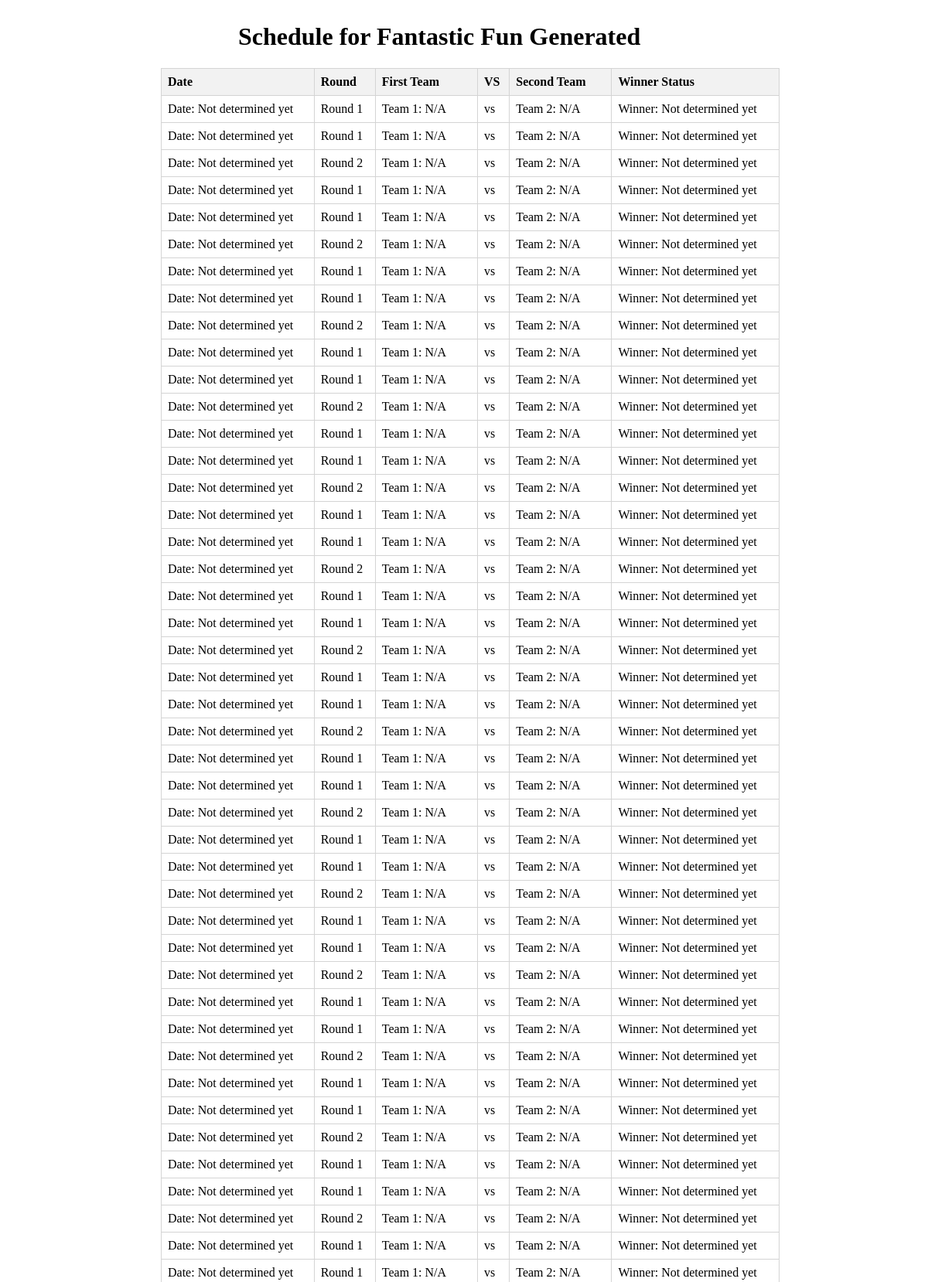
The page /display_schedule/1 (upper part) on the database its author committed.
### app.py (models this page shows)
class Tournament(db.Model):
    id = db.Column(db.Integer, primary_key=True)
    tournament_name = db.Column(db.String(200), nullable=False)
    number_of_teams = db.Column(db.Integer, nullable=False)
    start_date = db.Column(db.DateTime)
    end_date = db.Column(db.DateTime)
    teams = db.relationship('Team', backref='tournament', lazy=True)

class Match(db.Model):
    id = db.Column(db.Integer, primary_key=True)
    tournament_id = db.Column(db.Integer, db.ForeignKey('tournament.id'), nullable=False)
    round_number = db.Column(db.Integer, nullable=False)
    team1_id = db.Column(db.Integer, db.ForeignKey('team.id'))
    team2_id = db.Column(db.Integer, db.ForeignKey('team.id'))
    winner_id = db.Column(db.Integer, db.ForeignKey('team.id'))

### app.py (the view)
@app.route('/display_schedule/<int:tournament_id>')
def display_schedule(tournament_id):
    tournament = Tournament.query.get_or_404(tournament_id)
    schedule = Match.query.filter_by(tournament_id=tournament_id).all()
    teams = Team.query.filter_by(tournament_id=tournament_id).order_by(Team.id).all()
    print(f"\nSchedule for Tournament '{tournament.tournament_name}':")
    for match in schedule:
        team1_name = Team.query.get(match.team1_id).team_name if match.team1_id else 'Not determined yet'
        team2_name = Team.query.get(match.team2_id).team_name if match.team2_id else 'Not determined yet'
        winner_name = Team.query.get(match.winner_id).team_name if match.winner_id else 'Not determined yet'
        print(f"Round {match.round_number}: {team1_name} vs {team2_name}, Winner: {winner_name}")
    return render_template('generate_schedule.html', tournament=tournament, schedule=schedule, teams=teams)

### templates/generate_schedule.html (shortened to what this page needs)
{% extends 'base.html' %}
{% block body %}
<div class="content" style="margin-left: 300px;">
    <h1>Schedule for {{ tournament.tournament_name }} Generated</h1>
</div>
<div class="content" style="margin-left: 200px;">
  <table style="width:800px">
    <tr>
      <th>Date</th>
      <th>Round</th>
      <th>First Team</th>
      <th>VS</th>
      <th>Second Team</th>
      <th>Winner Status</th>
    </tr>
    {% for match in schedule %}
    <tr>
      <td>Date: {{ match.match_date.strftime('%Y-%m-%d') if match.match_date else 'Not determined yet' }}</td>
      <td>Round {{ match.round_number }}</td>
      <td>Team 1: {{ teams[match.team1_id - 1].team_name if match.team1_id and match.team1_id <= teams|length else 'N/A' }}</td>
      <td>vs</td>
      <td>Team 2: {{ teams[match.team2_id - 1].team_name if match.team2_id and match.team2_id <= teams|length else 'N/A' }}</td>
      <td>Winner: {{ teams[match.winner_id - 1].team_name if match.winner_id and match.winner_id <= teams|length else 'Not determined yet' }}</td>
    </tr>
    {% endfor %}
  </table>
</div>
{% endblock %}

### static/css/main.css (style rules this page uses)
body { justify-content: center; align-items: center; font-family: 'Tahoma'; }
.content { display: flex; }
table { border-collapse: collapse; width: 100%; }
th, td { border: 1px solid #d4d4d4; text-align: left; padding: 8px; }
th { background-color: #f2f2f2; }

### rows shown on the page
Tournament: tournament_name "Fantastic Fun"
Match: match_date "Not determined yet", round_number "1", teams "N/A", teams "Not determined yet"
Match: match_date "Not determined yet", round_number "1", teams "N/A", teams "Not determined yet"
Match: match_date "Not determined yet", round_number "2", teams "N/A", teams "Not determined yet"
Match: match_date "Not determined yet", round_number "1", teams "N/A", teams "Not determined yet"
Match: match_date "Not determined yet", round_number "1", teams "N/A", teams "Not determined yet"
Match: match_date "Not determined yet", round_number "2", teams "N/A", teams "Not determined yet"
Match: match_date "Not determined yet", round_number "1", teams "N/A", teams "Not determined yet"
Match: match_date "Not determined yet", round_number "1", teams "N/A", teams "Not determined yet"
Match: match_date "Not determined yet", round_number "2", teams "N/A", teams "Not determined yet"
Match: match_date "Not determined yet", round_number "1", teams "N/A", teams "Not determined yet"
Match: match_date "Not determined yet", round_number "1", teams "N/A", teams "Not determined yet"
Match: match_date "Not determined yet", round_number "2", teams "N/A", teams "Not determined yet"
Match: match_date "Not determined yet", round_number "1", teams "N/A", teams "Not determined yet"
Match: match_date "Not determined yet", round_number "1", teams "N/A", teams "Not determined yet"
Match: match_date "Not determined yet", round_number "2", teams "N/A", teams "Not determined yet"
Match: match_date "Not determined yet", round_number "1", teams "N/A", teams "Not determined yet"
Match: match_date "Not determined yet", round_number "1", teams "N/A", teams "Not determined yet"
Match: match_date "Not determined yet", round_number "2", teams "N/A", teams "Not determined yet"
Match: match_date "Not determined yet", round_number "1", teams "N/A", teams "Not determined yet"
Match: match_date "Not determined yet", round_number "1", teams "N/A", teams "Not determined yet"
Match: match_date "Not determined yet", round_number "2", teams "N/A", teams "Not determined yet"
Match: match_date "Not determined yet", round_number "1", teams "N/A", teams "Not determined yet"
Match: match_date "Not determined yet", round_number "1", teams "N/A", teams "Not determined yet"
Match: match_date "Not determined yet", round_number "2", teams "N/A", teams "Not determined yet"
Match: match_date "Not determined yet", round_number "1", teams "N/A", teams "Not determined yet"
Match: match_date "Not determined yet", round_number "1", teams "N/A", teams "Not determined yet"
Match: match_date "Not determined yet", round_number "2", teams "N/A", teams "Not determined yet"
Match: match_date "Not determined yet", round_number "1", teams "N/A", teams "Not determined yet"
Match: match_date "Not determined yet", round_number "1", teams "N/A", teams "Not determined yet"
Match: match_date "Not determined yet", round_number "2", teams "N/A", teams "Not determined yet"
Match: match_date "Not determined yet", round_number "1", teams "N/A", teams "Not determined yet"
Match: match_date "Not determined yet", round_number "1", teams "N/A", teams "Not determined yet"
Match: match_date "Not determined yet", round_number "2", teams "N/A", teams "Not determined yet"
Match: match_date "Not determined yet", round_number "1", teams "N/A", teams "Not determined yet"
Match: match_date "Not determined yet", round_number "1", teams "N/A", teams "Not determined yet"
Match: match_date "Not determined yet", round_number "2", teams "N/A", teams "Not determined yet"
Match: match_date "Not determined yet", round_number "1", teams "N/A", teams "Not determined yet"
Match: match_date "Not determined yet", round_number "1", teams "N/A", teams "Not determined yet"
Match: match_date "Not determined yet", round_number "2", teams "N/A", teams "Not determined yet"
Match: match_date "Not determined yet", round_number "1", teams "N/A", teams "Not determined yet"
Match: match_date "Not determined yet", round_number "1", teams "N/A", teams "Not determined yet"
Match: match_date "Not determined yet", round_number "2", teams "N/A", teams "Not determined yet"
Match: match_date "Not determined yet", round_number "1", teams "N/A", teams "Not determined yet"
Match: match_date "Not determined yet", round_number "1", teams "N/A", teams "Not determined yet"
